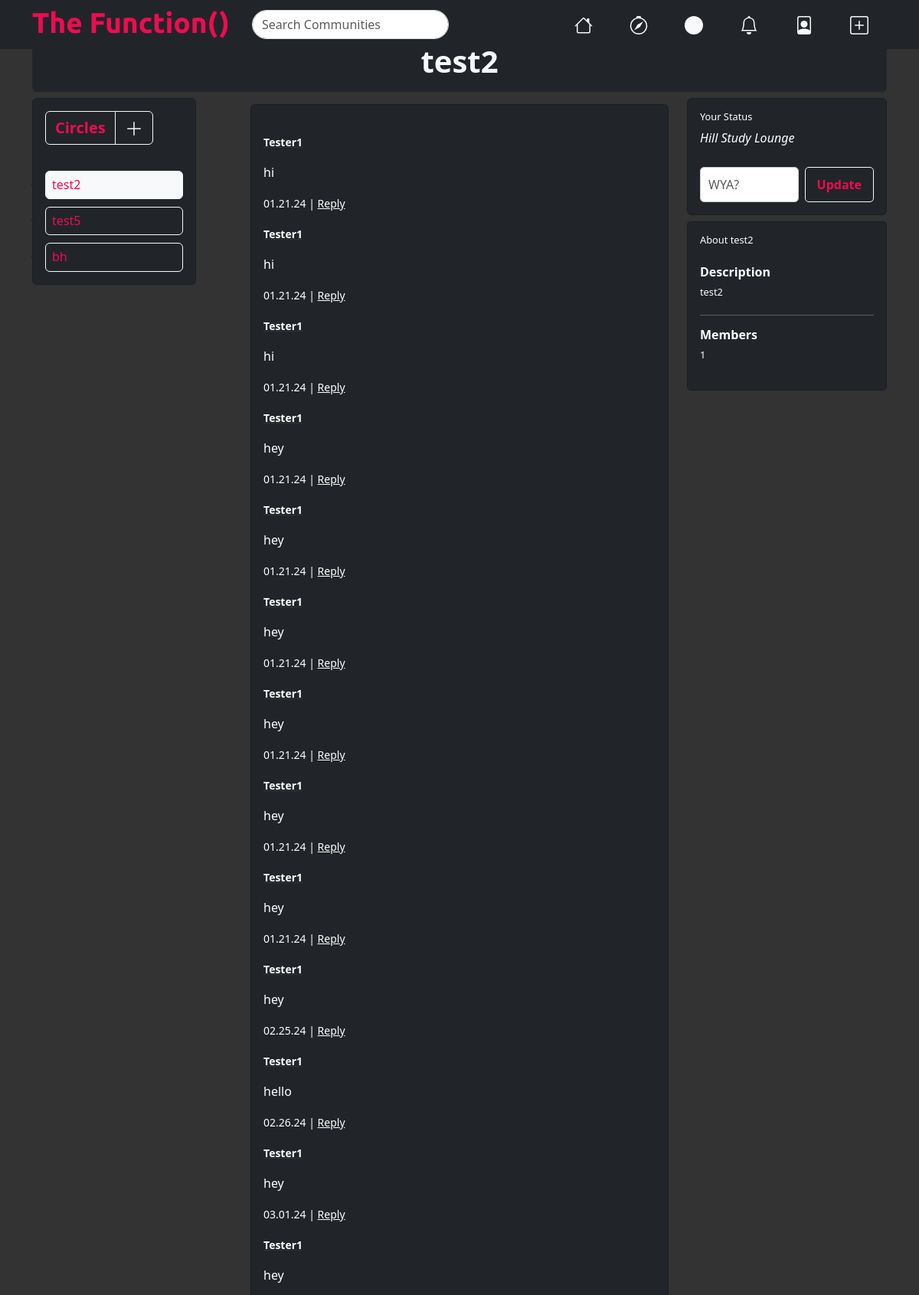
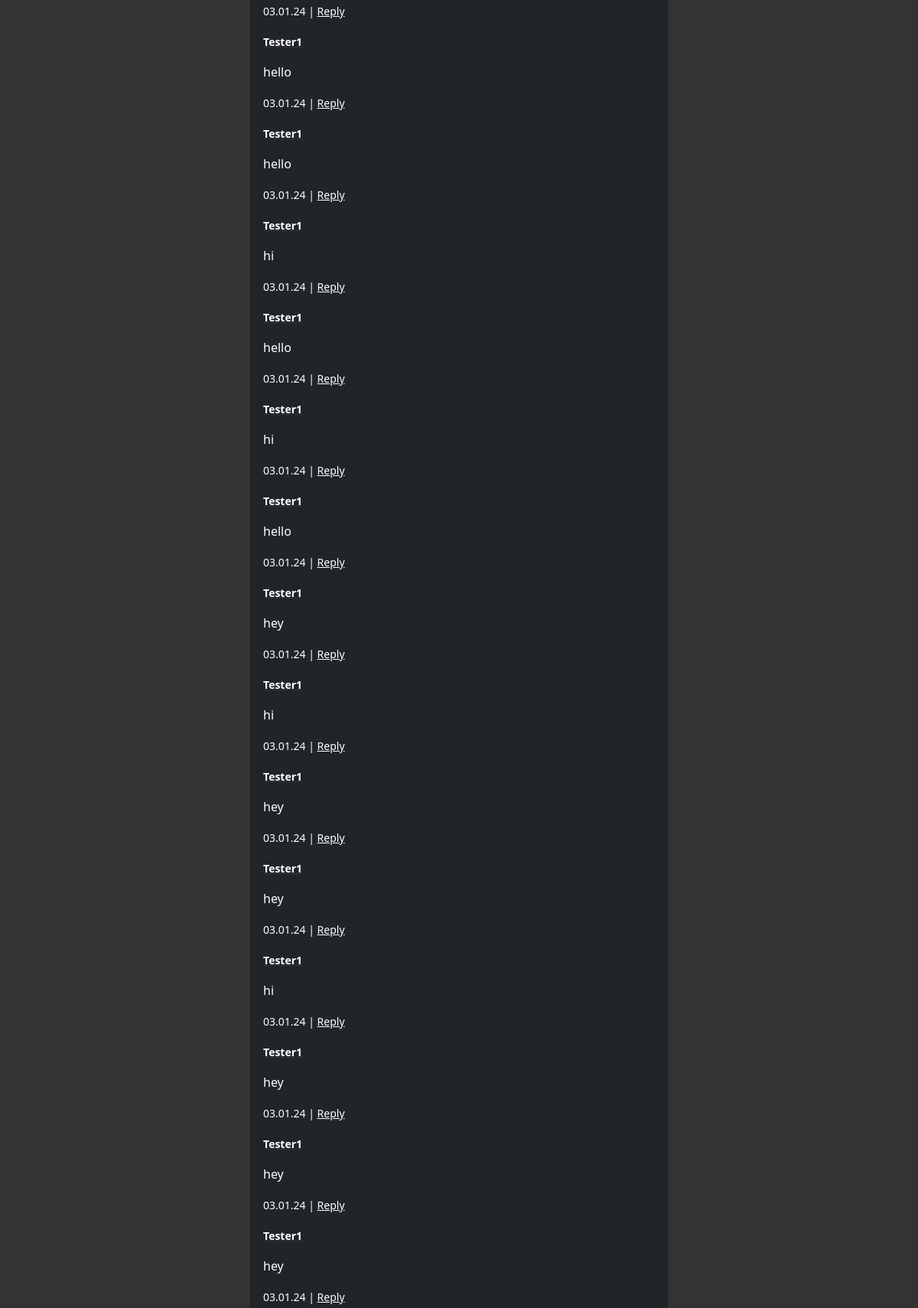
Page /circle/2 (signed in, upper part) on the committed database (2 pictures, top to bottom).
### main.py (models this page shows)
class Circle(db.Model):
    __tablename__ = "circles"
    id = db.Column(db.Integer, primary_key=True)
    name = db.Column(db.String(20), unique=True, nullable=False)
    description = db.Column(db.Text)
    creator_id = db.Column(db.Integer, db.ForeignKey('users.id'))
    creator = relationship("User", back_populates="created_circles")
    members = relationship("User", secondary="circle_membership", back_populates="joined_circles")
    messages = relationship("Message", back_populates="parent_circle")

class Message(db.Model):
    __tablename__ = "messagess"
    id = db.Column(db.Integer, primary_key=True)
    message_text = db.Column(db.Text(50), nullable=True)
    user_id = db.Column(db.Integer, db.ForeignKey("users.id"))
    messager = relationship("User", back_populates="messages")
    circle_id = db.Column(db.Integer, db.ForeignKey("circles.id"))
    timestamp = db.Column(db.DateTime, default=datetime.datetime.now())
    parent_circle = relationship("Circle", back_populates="messages")

class User(db.Model, UserMixin):
    __tablename__ = "users"
    id = db.Column(db.Integer, primary_key=True)
    email = db.Column(db.String(80), unique=True, nullable=False)
    name = db.Column(db.String(20), unique=True, nullable=False)
    display_name = db.Column(db.String(20), unique=True, nullable=True)
    visibility = db.Column(db.String(20), unique=True, nullable=False)
    password = db.Column(db.String(120), nullable=False)
    contactinfo = db.Column(db.String(80), unique=True, nullable=False)
    bio = db.Column(db.String(80))
    location = db.Column(db.String(120), nullable=False)
    comments = relationship("Comment", back_populates="comment_author")
    messages = relationship("Message", back_populates="messager")
    optins = relationship("Optin", back_populates="opter")
    posts = relationship("Post", back_populates="user")
    events = relationship("Event", back_populates="user")
    status = relationship("Status", back_populates="user")
    created_communities = relationship("Community", back_populates="creator", lazy="dynamic")
    joined_circles = relationship("Circle", secondary="circle_membership", back_populates="members")
    created_circles = relationship("Circle", back_populates="creator")

class Status(db.Model):
    __tablename__ = "status"
    id = db.Column(db.Integer, primary_key=True)
    status = db.Column(db.String(50), nullable=True)
    user_id = db.Column(db.Integer, db.ForeignKey('users.id'))
    timestamp = db.Column(db.DateTime, default=datetime.datetime.now())
    user = relationship("User", back_populates="status")

### main.py (the view, shortened to what this page needs)
@app.route('/circle/<int:circle_id>', methods=["GET", "POST"])
@login_required
def circle_page(circle_id):
    form = StatusForm()
    status = db.session.query(Status).order_by(Status.id.desc()).first()
    form.status.data = ""
    notifications = Notification.query.filter_by(user_id=current_user.id).order_by(Notification.id.desc()).limit(5).all()
    circle = Circle.query.get(circle_id)
    circles = current_user.joined_circles
    messages = circle.messages
    message_form = MessageForm()
    if circle:
        if current_user not in circle.members:
            circle.members.append(current_user)
            db.session.commit()
        return render_template("circle.html", form=form, message_form=message_form, status=status, circle=circle, circles=circles, messages=messages, notifications=notifications, current_user=current_user, logged_in=current_user.is_authenticated)

### main.py
class StatusForm(FlaskForm):
    status = StringField('WYA?')
    submit = SubmitField('Update')

class MessageForm(FlaskForm):
    message_text = TextAreaField("Say Something", validators=[Length(max=50)])
    submit = SubmitField("Send")

### main.py (called while the page is built)
@login_manager.user_loader
def load_user(user_id):
    return User.query.get(user_id)

### templates/circle.html (shortened to what this page needs)
{% extends 'base.html' %}
{% from 'bootstrap5/form.html' import render_form %}
{% block content %}
<header class="header-fixed-top bg-dark text-white fixed-top">
  <div class="container">
    <div class="d-flex align-items-center justify-content-between py-0.5">
      <a class="d-flex align-items-center col-md-3 mb-2 mb-md-0 text-dark" href="{{ url_for('commfeed') }}">
      </a>
      <form class="d-flex flex-grow-1 me-3 text-dark px-2 search-form" onsubmit="return false;">
       <div class="search-container">
        <input id="searchInput" class="form-control text-dark rounded-pill" type="search" placeholder="Search Communities" aria-label="Search" data-listener-added_de30e23a="true">
        </div>
      </form>
      <ul class="nav col-12 col-md-auto mb-2 justify-content-center mb-md-0">
        <li class="nav-link px-2 text-secondary">
          <a class="nav-link text-light" href="{{ url_for('commfeed') }}">
          </a>
        </li>
        <li class="nav-link px-2 text-secondary">
          <a class="nav-link text-light" href="{{ url_for('explore_communities') }}">
          </a>
        </li>
        <li class="nav-link px-2 text-secondary">
          <a class="nav-link text-light" href="{{ url_for('my_circles') }}">
            <svg xmlns="http://www.w3.org/2000/svg" width="24" height="24" fill="currentColor" class="bi bi-circle-fill" viewBox="0 0 16 16">
              <circle cx="8" cy="8" r="8"/>
            </svg>
          </a>
        </li>
        <li class="nav-link px-2 text-secondary">
          <div class="dropdown">
            <a class="nav-link text-light" id="notificationsDropdown" data-bs-toggle="dropdown" aria-haspopup="true" aria-expanded="false">
            </a>
          </div>
        </li>
        <li class="nav-link px-2 text-secondary">
          <a class="nav-link text-light dropdown" href="{% if current_user.is_authenticated %} {{ url_for('show_profile', user_id=current_user.id) }} {% else %} {{ url_for('login') }} {% endif %}">
          </a>
        </li>
        {% if logged_in %}
        <li class="nav-link px-2 text-secondary">
          <a class="nav-link text-light" href="{{ url_for('post') }}" id="createpostbtn">
          </a>
        </li>
        {% endif %}
      </ul>
    </div>
  </div>
</header>
      <div class="container mt-5 justify-content-center">
        <div class="p-2 p-md-2 mb-0.5 rounded text-body-emphasis bg-dark">
          <div class="container text-center">
            <h1 class="text-light fw-bold">
              {{ circle.name }}
            </h1>
          </div>
        </div>
      </div>
      <div class="container">
        <div class="row">
            <div class="col-md-3 floating-card">
                <div class="card mt-2 bg-dark d-inline-block w-auto">
                    <div class="card-body">
                        <div class="btn-group" role="group">
                            <a type="button" class="btn btn-outline-light fw-bold fs-5" id="communitiesbtn" href="{{ url_for('my_circles') }}" style="color:#f00b51">Circles</a>
                            <button type="button" class="btn btn-outline-light" id="create-circle">
                                <svg xmlns="http://www.w3.org/2000/svg" width="24" height="24" fill="currentColor" class="bi bi-plus-lg" viewBox="0 0 16 16">
                                    <path fill-rule="evenodd" d="M8 2a.5.5 0 0 1 .5.5v5h5a.5.5 0 0 1 0 1h-5v5a.5.5 0 0 1-1 0v-5h-5a.5.5 0 0 1 0-1h5v-5A.5.5 0 0 1 8 2"/>
                                </svg>
                            </button>
                        </div>
                        {% set current_circle_id = circle.id %}
                        <ul class="list-group mt-4">
                            {% for circle in circles %}
                                <li id="circleitem">
                                    <a href="{{ url_for('circle_page', circle_id=circle.id) }}" class="btn btn-outline-light p-2 {% if circle.id == current_circle_id %}active{% endif %}" style="color: #f00b51;">
                                        <div class="d-flex justify-content-between align-items-center">
                                            <h5 class="mb-0">{{ circle.name }}</h5>
                                        </div>
                                    </a>
                                </li>
                            {% endfor %}
                        </ul>
                    </div>
                </div>
            </div>
<div class="col-md-6 justify-content-center">
  <div class="card mt-3 bg-dark">
      <div class="card-body message-container text-white">
          <ul id="message-list" class="messageList" stye="overflow-y: scroll;">
              {% if messages %}
                  {% for message in messages %}
                      <li class="mb-3">
                          <a href="{{ url_for('show_profile', user_id=message.messager.id) }}">
                              <p class="text-white"><small style="font-weight: bold;">{{ message.messager.display_name }}</small></p>
                          </a>
                          <p class="sub-text text-white">{{ message.message_text }}</p>
                          <p><small> {{ message.timestamp.strftime("%m.%d.%y") }} | <a class="text-white" href="#">Reply</a></small></p>
                      </li>
                  {% endfor %}
              {% endif %}
          </ul>
      </div>
  </div>
</div>
            <div class="col-md-3">
              <div class="card mt-2 bg-dark">
                <div class="card-body text-white">
                  <h5 class="card-title" id="status-card-title">Your Status</h5>
                  <p class="card-text fst-italic text-light-center-secondary">{{ status.status }}</p>
                  <form method="post" class="row g-2 align-items-center">
                    <div class="col">
                      <div class="form-group">
                        {{ form.status(class="form-control", id="statustext", placeholder="WYA?") }}
                      </div>
                    </div>
                    <div class="col-auto">
                      <div>
                        {{ form.submit(class="btn btn-outline-light", style="color:#f00b51", id="status-button") }}
                      </div>
                    </div>
                  </form>
                </div>
              </div>
                <div id="aboutCircle" class="card mt-2 bg-dark">
                    <div class="card-body text-white">
                        <h1 class="card-title mb-4" id="aboutcircle-title">About {{ circle.name }}</h1>
                        <div class="circle-section">
                            <h3 class="section-title">Description</h3>
                            <p class="section-content">{{ circle.description }}</p>
                        </div>
                        <hr>
                        <div class="circle-section">
                            <h3 class="section-title">Members</h3>
                            <p class="section-content">{{ circle.members|length }}</p>
                        </div>
                    </div>
                </div>
            </div>
</div>
</div>
{% endblock %}

### static/css/styles.css (style rules this page uses)
body { background-color: #333333; color: white; }
a { color: #333; }

### templates/circle.html (style rules this page uses)
.messageList { list-style-type: none; padding: 0; margin-top: 20px; flex-direction: column-reverse; }
#aboutCircle { border-radius: 5px; }
#status-card-title, #aboutcircle-title { font-size: .8rem; }
.circle-section { margin-bottom: 20px; }
.section-title { font-size: 1rem; font-weight: bold; margin-bottom: 8px; }
.section-content { font-size: 0.8rem; line-height: 1.4; }
#circleitem { margin-top: 10px; }
#statustext { width: 100%; padding: 10px; margin-top: 10px; border: 1px solid #ccc; border-radius: 5px; box-sizing: border-box; font-size: 16px; }
#status-button { color: #fff; padding: 10px 15px; margin-top: 10px; border-radius: 5px; cursor: pointer; font-size: 16px; font-weight: bold; }
#circleitem h5 { font-size: 16px; }
#circleitem a.btn { width: 180px; justify-content: "center"; }
.message-container { max-height: 65vh; overflow: auto; flex-direction: column-reverse; position: relative; }

### rows in the picture
Circle: name "test2", description "test2"
Circle: name "test5"
Circle: name "bh"
Message: messager.display_name "Tester1", message_text "hi", timestamp "01.21.24"
Message: messager.display_name "Tester1", message_text "hi", timestamp "01.21.24"
Message: messager.display_name "Tester1", message_text "hi", timestamp "01.21.24"
Message: messager.display_name "Tester1", message_text "hey", timestamp "01.21.24"
Message: messager.display_name "Tester1", message_text "hey", timestamp "01.21.24"
Message: messager.display_name "Tester1", message_text "hey", timestamp "01.21.24"
Message: messager.display_name "Tester1", message_text "hey", timestamp "01.21.24"
Message: messager.display_name "Tester1", message_text "hey", timestamp "01.21.24"
Message: messager.display_name "Tester1", message_text "hey", timestamp "01.21.24"
Message: messager.display_name "Tester1", message_text "hey", timestamp "02.25.24"
Message: messager.display_name "Tester1", message_text "hello", timestamp "02.26.24"
Message: messager.display_name "Tester1", message_text "hey", timestamp "03.01.24"
Message: messager.display_name "Tester1", message_text "hey", timestamp "03.01.24"
Message: messager.display_name "Tester1", message_text "hello", timestamp "03.01.24"
Message: messager.display_name "Tester1", message_text "hello", timestamp "03.01.24"
Message: messager.display_name "Tester1", message_text "hi", timestamp "03.01.24"
Message: messager.display_name "Tester1", message_text "hello", timestamp "03.01.24"
Message: messager.display_name "Tester1", message_text "hi", timestamp "03.01.24"
Message: messager.display_name "Tester1", message_text "hello", timestamp "03.01.24"
Message: messager.display_name "Tester1", message_text "hey", timestamp "03.01.24"
Message: messager.display_name "Tester1", message_text "hi", timestamp "03.01.24"
Message: messager.display_name "Tester1", message_text "hey", timestamp "03.01.24"
Message: messager.display_name "Tester1", message_text "hey", timestamp "03.01.24"
Message: messager.display_name "Tester1", message_text "hi", timestamp "03.01.24"
Message: messager.display_name "Tester1", message_text "hey", timestamp "03.01.24"
Message: messager.display_name "Tester1", message_text "hey", timestamp "03.01.24"
Message: messager.display_name "Tester1", message_text "hey", timestamp "03.01.24"
Status: status "Hill Study Lounge"

### other values in the picture
{{ circle.members|length }} "1"
